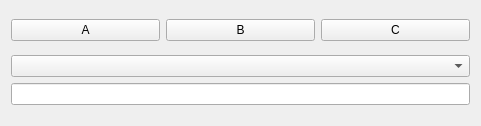
<?xml version="1.0" encoding="UTF-8"?>
<ui version="4.0">
 <class>baseWidget</class>
 <widget class="QWidget" name="baseWidget">
  <property name="geometry">
   <rect>
    <x>0</x>
    <y>0</y>
    <width>481</width>
    <height>126</height>
   </rect>
  </property>
  <property name="windowTitle">
   <string>baseWidget</string>
  </property>
  <layout class="QGridLayout" name="gridLayout">
   <item row="0" column="0">
    <layout class="QHBoxLayout" name="horizontalLayout">
     <item>
      <widget class="QPushButton" name="createFileButton">
       <property name="text">
        <string>A</string>
       </property>
      </widget>
     </item>
     <item>
      <widget class="QPushButton" name="showFileButton">
       <property name="text">
        <string>B</string>
       </property>
      </widget>
     </item>
     <item>
      <widget class="QPushButton" name="CsqLite">
       <property name="text">
        <string>C</string>
       </property>
      </widget>
     </item>
    </layout>
   </item>
   <item row="1" column="0">
    <layout class="QVBoxLayout" name="verticalLayout">
     <item>
      <widget class="QComboBox" name="dirList"/>
     </item>
     <item>
      <widget class="QLineEdit" name="lineEdit"/>
     </item>
    </layout>
   </item>
  </layout>
 </widget>
 <layoutdefault spacing="6" margin="11"/>
 <resources/>
 <connections/>
</ui>
